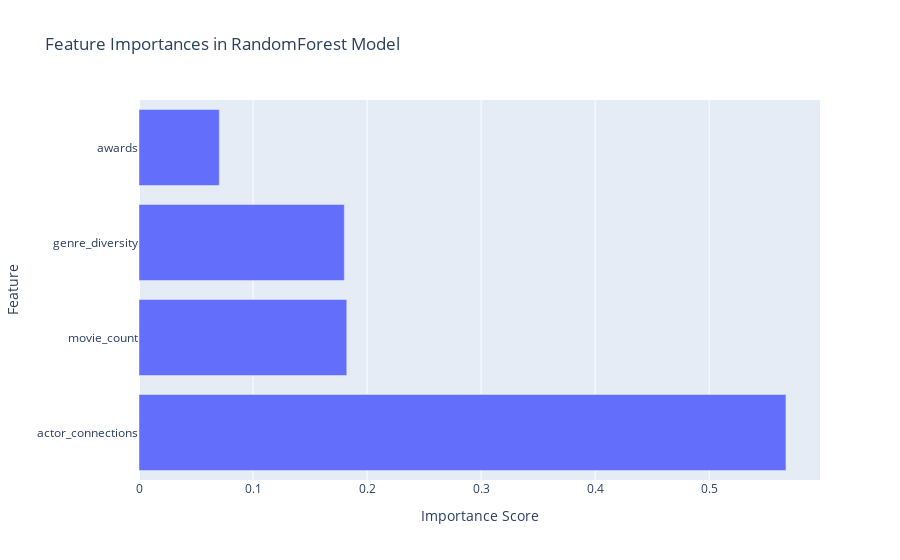

The notebook cell saved with this chart:
### Code cell
import plotly.express as px

# Assuming rf_clf_optimized is your trained RandomForestClassifier
feature_importances = rf_clf_optimized.feature_importances_

# Creating a DataFrame for the feature importances
features_df = pd.DataFrame({'Feature': X_train_ext.columns, 'Importance': feature_importances})

# Sorting the DataFrame based on importance
features_df = features_df.sort_values(by='Importance', ascending=False)

# Creating the Plotly bar chart
fig = px.bar(features_df, x='Importance', y='Feature', orientation='h',
             title='Feature Importances in RandomForest Model',
             labels={'Feature': 'Feature', 'Importance': 'Importance Score'})

# Show the plot
fig.show()

### Figure 1 — Plotly figure (JSON) as saved in the notebook; plotly's stock layout.template omitted (floating-point values rounded to 4 significant figures)
{"data": [{"alignmentgroup": "True", "hovertemplate": "Importance Score=%{x}<br>Feature=%{y}<extra></extra>", "legendgroup": "", "marker": {"color": "#636efa", "pattern": {"shape": ""}}, "name": "", "offsetgroup": "", "orientation": "h", "showlegend": false, "textposition": "auto", "type": "bar", "x": [0.5673, 0.1822, 0.18, 0.0704], "xaxis": "x", "y": ["actor_connections", "movie_count", "genre_diversity", "awards"], "yaxis": "y"}], "layout": {"barmode": "relative", "legend": {"tracegroupgap": 0}, "title": {"text": "Feature Importances in RandomForest Model"}, "xaxis": {"anchor": "y", "domain": [0, 1], "title": {"text": "Importance Score"}}, "yaxis": {"anchor": "x", "domain": [0, 1], "title": {"text": "Feature"}}}}
